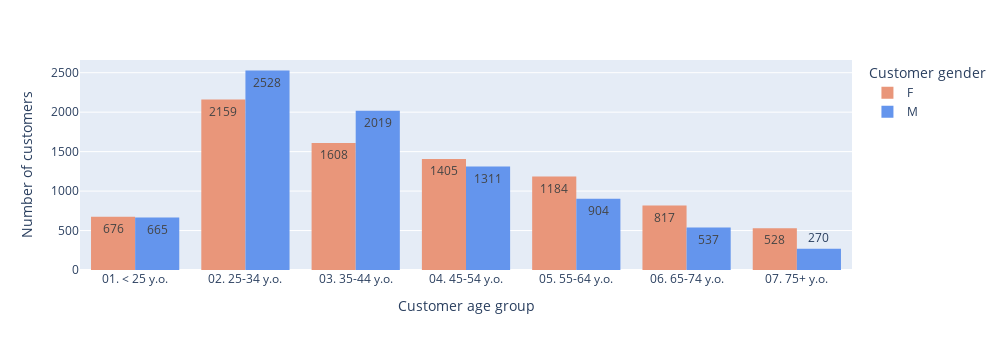

Here is the notebook cell this chart was saved with:
### Markdown cell above
#### Amžiaus grupė ir lytis

### Code cell
users = df[['CUSTOMER_NR_H', 'CUSTOMER_AGE_GROUP', 'CUSTOMER_GENDER', 'ADDRESS_ID_H', 'GRID_ID_500_H']].drop_duplicates()
num_unique_users = len(set(users['CUSTOMER_NR_H']))
print(f"Per tyrimo laikotarpį turimi duomenys (bent 1 mėn.) apie {num_unique_users} unikalių klientų.")

users_changed = len(users) - len(set(users['CUSTOMER_NR_H']))
print(f"Apie {users_changed} klientų ({round(users_changed/num_unique_users,5)*100}% visų klientų) per tyrimo laikotarpį pakeitė amžiaus grupę / gyv. vietą / lytį?")

unique_users_df = users.groupby('CUSTOMER_NR_H').last().reset_index()

print(dict(Counter(unique_users_df['CUSTOMER_GENDER'])))

age_gender_df = unique_users_df.groupby(by=['CUSTOMER_GENDER', 'CUSTOMER_AGE_GROUP']).agg(
    counts = pd.NamedAgg(column='CUSTOMER_NR_H', aggfunc='count')
).reset_index(drop=False)

fig = px.histogram(age_gender_df, x="CUSTOMER_AGE_GROUP", y="counts",
             color='CUSTOMER_GENDER', barmode='group',
             height=350,
             width=1000,
             text_auto=True,
             color_discrete_map=plot_gender_color_map
             ).update_layout(
                yaxis_title="Number of customers",
                xaxis_title="Customer age group",
                legend_title="Customer gender"
             )
fig.show()

### Figure 1 — Plotly figure (JSON) as saved in the notebook; plotly's stock layout.template omitted (floating-point values rounded to 4 significant figures)
{"data": [{"alignmentgroup": "True", "bingroup": "x", "histfunc": "sum", "hovertemplate": "CUSTOMER_GENDER=F<br>CUSTOMER_AGE_GROUP=%{x}<br>sum of counts=%{y}<extra></extra>", "legendgroup": "F", "marker": {"color": "darksalmon", "pattern": {"shape": ""}}, "name": "F", "offsetgroup": "F", "orientation": "v", "showlegend": true, "texttemplate": "%{value}", "type": "histogram", "x": ["00. Unidentified", "01. < 25 y.o.", "02. 25-34 y.o.", "03. 35-44 y.o.", "04. 45-54 y.o.", "05. 55-64 y.o.", "06. 65-74 y.o.", "07. 75+ y.o."], "xaxis": "x", "y": [0, 676, 2159, 1608, 1405, 1184, 817, 528], "yaxis": "y"}, {"alignmentgroup": "True", "bingroup": "x", "histfunc": "sum", "hovertemplate": "CUSTOMER_GENDER=M<br>CUSTOMER_AGE_GROUP=%{x}<br>sum of counts=%{y}<extra></extra>", "legendgroup": "M", "marker": {"color": "cornflowerblue", "pattern": {"shape": ""}}, "name": "M", "offsetgroup": "M", "orientation": "v", "showlegend": true, "texttemplate": "%{value}", "type": "histogram", "x": ["00. Unidentified", "01. < 25 y.o.", "02. 25-34 y.o.", "03. 35-44 y.o.", "04. 45-54 y.o.", "05. 55-64 y.o.", "06. 65-74 y.o.", "07. 75+ y.o."], "xaxis": "x", "y": [0, 665, 2528, 2019, 1311, 904, 537, 270], "yaxis": "y"}], "layout": {"barmode": "group", "height": 350, "legend": {"title": {"text": "Customer gender"}, "tracegroupgap": 0}, "margin": {"t": 60}, "width": 1000, "xaxis": {"anchor": "y", "domain": [0, 1], "title": {"text": "Customer age group"}}, "yaxis": {"anchor": "x", "domain": [0, 1], "title": {"text": "Number of customers"}}}}
